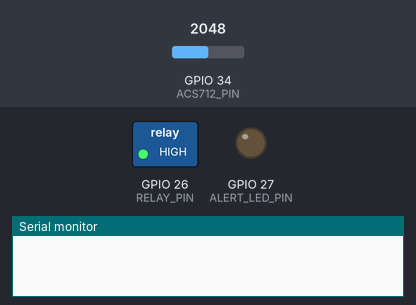
Bench run of a sketch on a simulated ESP32. On the bench: switched loads named in the sketch (green lamp = pin HIGH), output pins drawn as LEDs (lit = HIGH), the last lines printed to the serial monitor. The inputs (shaded band) are chosen by the test bench; at power-on: GPIO 34 (ACS712_PIN) = 2048. WiFi joins after 1.5 s; servers stay silent unless stated; uploads are accepted with an empty reply; random numbers use the default seed unless the sketch sets one.

Above: at 0.1 s.
At 1.3 s:
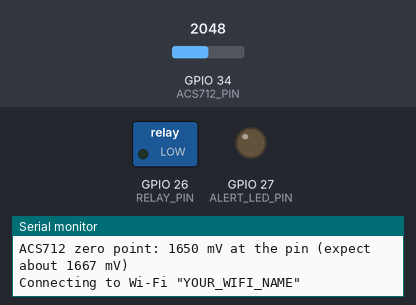
Timing chart, 0 to 2.8 s (numbered marks = the images above):
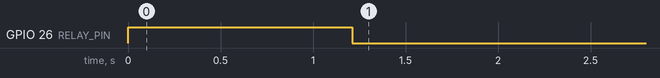

The sketch:

esp32_acs712_monitor.ino
```cpp
/*
  Smart Energy Monitor — DC version: ESP32 + ACS712 + relay + battery/DC load
  ---------------------------------------------------------------------------
  Every 10 seconds:
    1. Measures the load current with the ACS712 (averaged over many samples)
    2. Calculates power = battery voltage x current, and accumulates energy
    3. Sends the reading to the laptop backend (app.py) over Wi-Fi
    4. Switches the relay and the alert LED as the backend replies

  No extra libraries needed. Board: "ESP32 Dev Module".

  LOW-VOLTAGE WIRING (jumper wires)
    ACS712 VCC  -> ESP32 VIN (5V)
    ACS712 GND  -> ESP32 GND
    ACS712 OUT  -> 1 kOhm -> ESP32 GPIO34, and GPIO34 -> 2 kOhm -> GND
                   (voltage divider: ACS712 output can reach 5 V, ESP32 pins are 3.3 V)
    Relay VCC   -> ESP32 VIN (5V),  Relay GND -> GND,  Relay IN -> GPIO26
    Alert LED   -> GPIO27 -> 220 Ohm -> LED long leg (+); LED short leg (-) -> GND

  LOAD CIRCUIT (battery side)
    Battery (+) -> Relay COM
    Relay NO    -> ACS712 IP+   (big screw terminal)
    ACS712 IP-  -> Load (+)     (DC fan / LED strip / small motor)
    Load (-)    -> Battery (-)

  IMPORTANT: the relay must be OFF for 1 second at start-up so the ACS712 zero
  point can be measured. Don't touch the load circuit during start-up.
*/

#include <WiFi.h>
#include <HTTPClient.h>

// ---------- CHANGE THESE ----------
const char* WIFI_SSID     = "YOUR_WIFI_NAME";        // 2.4 GHz network (ESP32 can't use 5 GHz)
const char* WIFI_PASSWORD = "YOUR_WIFI_PASSWORD";
const char* SERVER_URL    = "http://192.168.1.5:5000/api/reading";  // your laptop's IPv4 address

const float BATTERY_VOLTAGE   = 9.0;    // your battery/adapter voltage, e.g. 9.0 or 12.0
const float ACS712_MV_PER_AMP = 185.0;  // 5A module: 185 | 20A module: 100 | 30A module: 66
                                        // (the model is printed on the chip: ACS712ELCTR-05B / -20A / -30A)
const bool SIMULATE_READINGS  = false;  // true = test without the load circuit (sample readings)
// ----------------------------------

#define ACS712_PIN    34     // analog input (ADC1, works with Wi-Fi on)
#define RELAY_PIN     26
#define ALERT_LED_PIN 27
const bool  RELAY_ACTIVE_LOW = true;        // most relay modules switch ON when IN is LOW
const float DIVIDER_RATIO    = 2.0 / 3.0;   // 1k / 2k divider: pin voltage = sensor voltage x 2/3
                                            // No resistors (direct OUT -> GPIO34, small loads under 1 A only)? Use 1.0
const float NOISE_FLOOR_A    = 0.03;        // currents below this are treated as 0 A (sensor noise)
const int   SAMPLES          = 1000;        // ADC samples averaged per reading
const unsigned long SEND_INTERVAL_MS = 10000;

bool relayOn = true;
unsigned long lastSend = 0;
float zeroMv = 0;            // sensor output (at the pin) when no current flows
double energyKwh = 0;

void setRelay(bool on) {
  relayOn = on;
  digitalWrite(RELAY_PIN, (on ^ RELAY_ACTIVE_LOW) ? HIGH : LOW);
}

float readPinMv() {                       // average many samples to reduce noise
  uint32_t sum = 0;
  for (int i = 0; i < SAMPLES; i++) {
    sum += analogReadMilliVolts(ACS712_PIN);
    delayMicroseconds(100);
  }
  return (float)sum / SAMPLES;
}

float readCurrentA() {
  float sensorMv = (readPinMv() - zeroMv) / DIVIDER_RATIO;   // change at the sensor output
  float amps = sensorMv / ACS712_MV_PER_AMP;
  if (fabs(amps) < NOISE_FLOOR_A) amps = 0;
  return fabs(amps);                     // direction doesn't matter for consumption
}

void connectWiFi() {
  if (WiFi.status() == WL_CONNECTED) return;
  Serial.printf("Connecting to Wi-Fi \"%s\"", WIFI_SSID);
  WiFi.mode(WIFI_STA);
  WiFi.begin(WIFI_SSID, WIFI_PASSWORD);
  for (int i = 0; i < 40 && WiFi.status() != WL_CONNECTED; i++) {
    delay(500);
    Serial.print(".");
  }
  if (WiFi.status() == WL_CONNECTED) {
    Serial.printf("\nConnected. ESP32 IP: %s\n", WiFi.localIP().toString().c_str());
  } else {
    Serial.println("\nWi-Fi failed. Will retry.");
  }
}

void setup() {
  Serial.begin(115200);
  pinMode(RELAY_PIN, OUTPUT);
  pinMode(ALERT_LED_PIN, OUTPUT);
  digitalWrite(ALERT_LED_PIN, LOW);

  if (SIMULATE_READINGS) {
    Serial.println("*** TEST MODE: sending sample readings, ACS712 not used ***");
  } else {
    setRelay(false);                     // no current -> measure the zero point
    delay(1000);
    zeroMv = readPinMv();
    float expectedMv = 2500.0 * DIVIDER_RATIO;   // ACS712 outputs ~2.5 V at 0 A
    Serial.printf("ACS712 zero point: %.0f mV at the pin (expect about %.0f mV)\n", zeroMv, expectedMv);
    if (fabs(zeroMv - expectedMv) > 400) {
      Serial.println("WARNING: zero point looks wrong. Check ACS712 VCC=5V, GND, OUT and the 1k/2k divider.");
    }
  }
  setRelay(true);                        // load ON
  connectWiFi();
}

void loop() {
  if (millis() - lastSend < SEND_INTERVAL_MS) return;
  unsigned long now = millis();
  float hours = (lastSend == 0) ? 0 : (now - lastSend) / 3600000.0;
  lastSend = now;

  float current, voltage, power;
  if (SIMULATE_READINGS) {
    voltage = BATTERY_VOLTAGE;
    current = relayOn ? 0.18 + random(0, 5) / 100.0 : 0.0;   // ~0.2 A when ON
  } else {
    voltage = BATTERY_VOLTAGE;
    current = relayOn ? readCurrentA() : 0.0;
  }
  power = voltage * current;               // watts
  energyKwh += power * hours / 1000.0;

  Serial.printf("V=%.1f V  I=%.3f A  P=%.2f W  E=%.6f kWh  relay=%s\n",
                voltage, current, power, energyKwh, relayOn ? "ON" : "OFF");

  connectWiFi();
  if (WiFi.status() != WL_CONNECTED) return;

  HTTPClient http;
  http.begin(SERVER_URL);
  http.addHeader("Content-Type", "application/json");
  http.setTimeout(5000);
  String body = String("{\"power_w\":") + String(power, 3) +
                ",\"voltage\":" + String(voltage, 2) +
                ",\"current_a\":" + String(current, 3) +
                ",\"energy_kwh\":" + String(energyKwh, 6) + "}";
  int code = http.POST(body);

  if (code == 200) {
    String reply = http.getString();    // e.g. {"alert":false,"predicted_w":1.8,"relay":"on"}
    reply.replace(" ", "");
    bool wantOn = reply.indexOf("\"relay\":\"off\"") < 0;
    if (wantOn != relayOn) {
      setRelay(wantOn);
      Serial.printf("Backend switched relay %s\n", wantOn ? "ON" : "OFF");
    }
    bool alert = reply.indexOf("\"alert\":true") >= 0;
    digitalWrite(ALERT_LED_PIN, alert ? HIGH : LOW);
    Serial.println("Backend: " + reply);
  } else {
    Serial.printf("Send failed (HTTP %d). Is app.py running and SERVER_URL correct?\n", code);
  }
  http.end();
}
```
